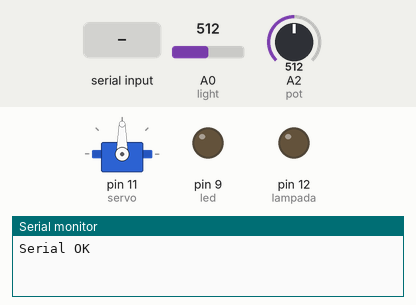
A sketch run on a simulated Arduino Uno, built with avr-gcc and run on an emulated ATmega328P. Shown: servo, output pins drawn as LEDs (lit = HIGH), the last lines printed to the serial monitor. The test bench sets the inputs (shaded band); at power-on: A0 (light) = 512, A2 (pot) = 512.

Above: at 6.2 s.
6.3 s: "*direita#" received over the second serial link
At 7.5 s:
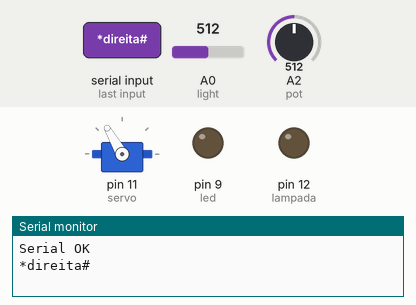
7.8 s: "*ligar led#" received over the second serial link
At 8.9 s:
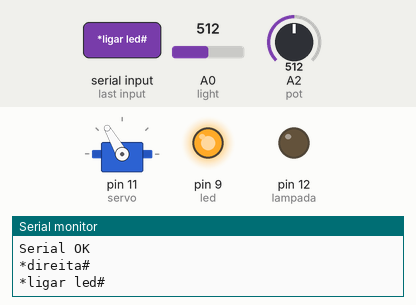
9.3 s: "*direita#" received over the second serial link
At 10.0 s:
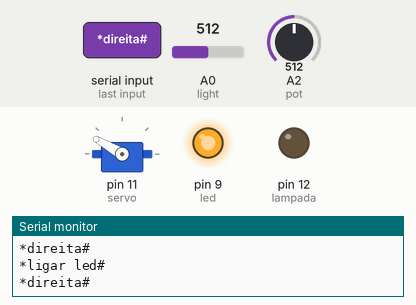
10.8 s: "*desligar led#" received over the second serial link
At 11.2 s:
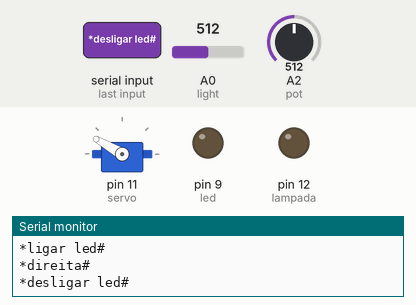
Timing chart, 0 to 13.3 s (numbered marks = the images above; inputs shaded):
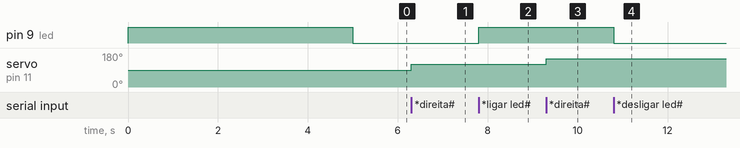

The sketch:

bluetooth_demo.ino
```cpp
#include <SoftwareSerial.h>
#include <Servo.h>

//Bluetooth
const int rxpin = 2;
const int txpin = 3;
SoftwareSerial bluetooth(rxpin, txpin);
String inputCommand = "";
bool inputComplete = false;

//Servo
const int servo = 11;
Servo motor;
const int pot = A2; //esse é o pino onde está o potenciômetro
int potVal;
int potAngulo;
int voiceAngulo = 90;
bool potLigado = false;

//sensor luz
const int light = A0;
int lightValue;
int lightLow = 1023;
int lightHigh = 0;
int lightMiddle;
bool falanteLigado = false;
const int falante = 6;

const int led = 9;
int ledState = LOW;
long blinkInterval = 1000;
unsigned long previousMillis = 0;
bool blinkLed = false;


const int lampada = 12; //pino do relê
bool lampadaSensor = false;
bool lampadaLigada = false;

void setup() {

  Serial.begin(9600);
  bluetooth.begin(9600);

  motor.attach(servo);

  Serial.println("Serial OK");

  pinMode(led,OUTPUT);
  pinMode(lampada,OUTPUT);

  digitalWrite(led,HIGH); //o led fica aceso na inicialização para fazer a calibragem do sensor de luz.
  //enquanto o led estiver aceso no boot, cubra e descubra o sensor com o dedo.
  while (millis() < 5000) {
    // record the maximum sensor value
    lightValue = analogRead(light);
    if (lightValue > lightHigh) {
      lightHigh = lightValue;
    }
    // record the minimum sensor value
    if (lightValue < lightLow) {
      lightLow = lightValue;
    }
  }

  lightMiddle = (lightHigh - lightLow) / 2;

  digitalWrite(led,LOW);
}

void loop() {

  unsigned long currentMillis = millis();

  potVal = analogRead(pot);
  potAngulo = map(potVal, 0, 1023, 0, 179);
  lightValue = analogRead(light);

  if (bluetooth.available()){
    char c = (char)bluetooth.read();
    inputCommand += c;
    if (c == '#')
    {
      inputComplete = true;
      Serial.println(inputCommand);
    }
  }

  if (inputComplete)
  {
    if (inputCommand == "*desligar led#")
    {
      digitalWrite(led, LOW);
      blinkLed = false;
    }

    if (inputCommand == "*ligar led#")
    {
      digitalWrite(led, HIGH);
      blinkLed = false;
    }

    if (inputCommand == "*piscar led#")
      blinkLed = true;

    if (inputCommand == "*rápido#")
      blinkInterval = blinkInterval / 2;

    if (inputCommand == "*devagar#")
      blinkInterval = blinkInterval * 2;

    if (inputCommand == "*ligar giro#")
      potLigado = true;

    if (inputCommand == "*desligar giro#")
      potLigado = false;

    if (inputCommand == "*direita#")
      voiceAngulo += 30;

    if (inputCommand == "*esquerda#")
      voiceAngulo -= 30;

    if (inputCommand == "*tudo direita#")
      voiceAngulo = 179;

    if (inputCommand == "*tudo esquerda#")
      voiceAngulo = 0;

    if (inputCommand == "*meio#")
      voiceAngulo = 90;

    if (inputCommand == "*ligar falante#")
      falanteLigado = true;

    if (inputCommand == "*desligar falante#")
      falanteLigado = false;

    if (inputCommand == "*ligar lâmpada#")
      lampadaLigada = true;

    if (inputCommand == "*desligar lâmpada#")
      lampadaLigada = false;

    if (inputCommand == "*ligar sensor#")
      lampadaSensor = true;

    if (inputCommand == "*desligar sensor#")
      lampadaSensor = false;


    inputCommand = "";
    inputComplete = false;

  }

  if (voiceAngulo < 0) voiceAngulo = 0;
  if (voiceAngulo > 179) voiceAngulo = 179;

  if (blinkLed) //esse esquema é para piscar o led sem colocar delay.
  {
    if (blinkInterval < 100) blinkInterval = 100;

    if(currentMillis - previousMillis >= blinkInterval) {
      // a última vez q fez o switch do led
      previousMillis = currentMillis;

      // inverte o led:
      if (ledState == LOW)
        ledState = HIGH;
      else
        ledState = LOW;

      digitalWrite(led, ledState);
    }

  }

  if (potLigado)
    motor.write(potAngulo);
  else
    motor.write(voiceAngulo);

  if (falanteLigado)
  {
    int pitch = map(lightValue,lightLow,lightHigh, 50, 4000);
    tone(falante, pitch, 20);
  }

  if (lampadaSensor)
  {
    if (lightValue > lightMiddle)
      digitalWrite(lampada, LOW);
    else
      digitalWrite(lampada, HIGH);
  }
  else
  {
    if (lampadaLigada)
      digitalWrite(lampada, HIGH);
    else
      digitalWrite(lampada, LOW);
  }
}
```

Measured:
- after the input at 6.3 s, servo on pin 11 (servo): 90° → 120° at once
- after the input at 7.8 s, pin 9 (led): LOW → HIGH at once
- after the input at 9.3 s, servo on pin 11 (servo): 120° → 150° at once
- after the input at 10.8 s, pin 9 (led): HIGH → LOW at once
